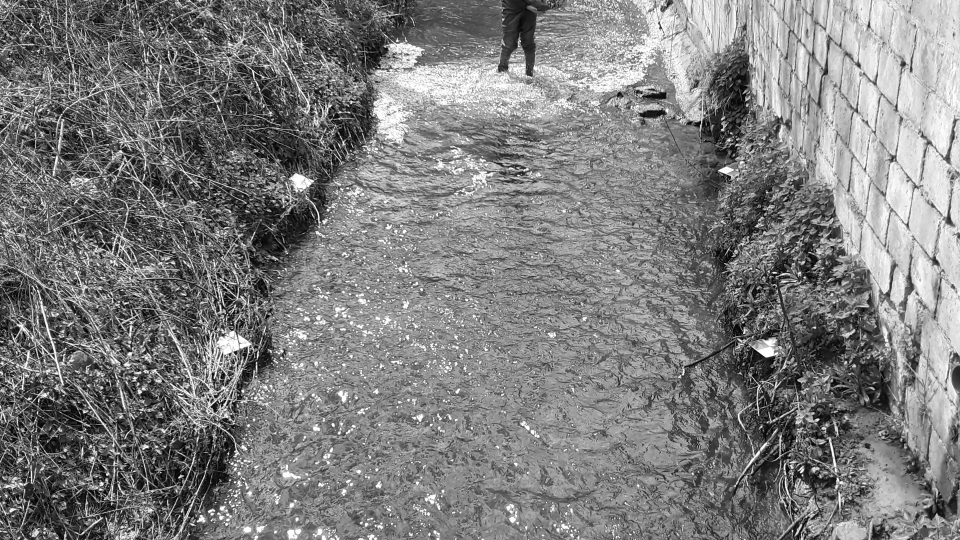
#> input picture dev/stabilisation_trials/first_frame.png, 1920 x 1080 px (shown at 1/2 size)
$ python sift_stabilization.py   (older library calls are emulated)
#> lines starting #> are read from the running program, lines starting #| are printed output that depends on the picture; after the words box and inside, x2 and y2 are one past the last pixel; in counts of white or black regions, pixels touching at a corner belong together
import cv2
import numpy as np
import matplotlib.pyplot as plt
import os
#os.environ["QT_QPA_PLATFORM"] = "xorg"
#os.environ["QT_DEBUG_PLUGINS"] = "1"


def sift_detector(new_image, image_template,show_img=False,show_kp=False):
    #image1 = cv2.cvtColor(new_image, cv2.COLOR_BGR2GRAY)
    image1 = new_image
    image2 = image_template


    # Create SIFT detector object
    sift = cv2.SIFT_create()
    # Obtain the keypoints and descriptors using SIFT
    keypoints_1, descriptors_1 = sift.detectAndCompute(image1, None)
    keypoints_2, descriptors_2 = sift.detectAndCompute(image2, None)
    if show_kp:
    	img_1 = cv2.drawKeypoints(image1,keypoints_1,image1)
    	img_2 = cv2.drawKeypoints(image2,keypoints_2,image2)
    	plt.imshow(img_1)
    	plt.show()
    	plt.imshow(img_2)
    	plt.show()

    # Create the Flann Matcher object
    FLANN_INDEX_KDTREE = 0
    index_params = dict(algorithm = FLANN_INDEX_KDTREE, trees = 3)
    search_params = dict(checks = 100)
    flann = cv2.FlannBasedMatcher(index_params, search_params)
    matches = flann.knnMatch(descriptors_1, descriptors_2, k=2)

    # Store good matches using Lowe's ratio test
    good_matches = []
    matchesMask = [[0,0] for i in range(len(matches))]
    for i,(m,n) in enumerate(matches):
        if m.distance < 0.96 * n.distance:
            good_matches.append(m)
            matchesMask[i]=[1,0]


    # Show the matches
    draw_params = dict(matchColor = (0,255,0),
                   singlePointColor = (255,0,0),
                   matchesMask = matchesMask,
                   flags = cv2.DrawMatchesFlags_DEFAULT)
    img3 = cv2.drawMatchesKnn(image1,keypoints_1,image2,keypoints_2,matches,None,**draw_params)
    plt.imshow(img3)
    plt.show()

    return len(good_matches), matches

#
#	Load images and video and crop the ROI
#

# Load the video and extract first frame
frame = cv2.imread('first_frame.png', cv2.CV_32F)
#> frame is the input picture: shape (1080, 1920, 3); min 0, max 255, mean 125.9
height, width = frame.shape[:2]
#> height = 1080; width = 1920
frame_gr = cv2.cvtColor(frame, cv2.COLOR_BGR2GRAY)

# Load our image template, this is our reference image
image_template = cv2.imread('damier.png', cv2.CV_32F)
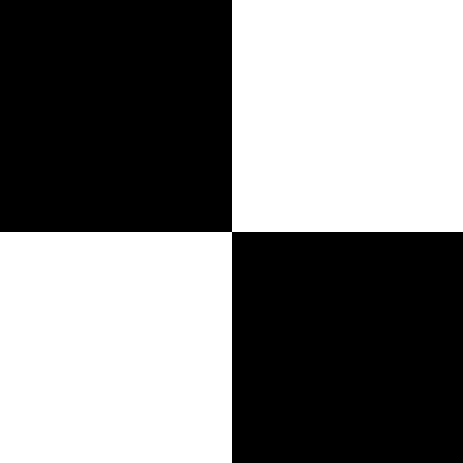
#> input picture dev/stabilisation_trials/damier.png, 463 x 463 px
#> image_template is the input picture: shape (463, 463, 3); 50% white; 1 white region, box (x1, y1, x2, y2) and area: (0, 0, 463, 463) 107184
bigger = cv2.resize(image_template, (100, 100))
#> bigger: shape (100, 100, 3); 50% white; 1 white region, box (x1, y1, x2, y2) and area: (0, 0, 100, 100) 5000
gray1 = cv2.cvtColor(bigger, cv2.COLOR_BGR2GRAY)


# Define ROI Box Dimensions
top_left_x = int (2*width/3) + 140
#> top_left_x = 1420
top_left_y = int (height/3)
#> top_left_y = 360
bottom_right_x = int (4*width/5) + 40
#> bottom_right_x = 1576
bottom_right_y = int (height/4)
#> bottom_right_y = 270


# Crop window of observation we defined above
cropped = frame_gr[bottom_right_y:top_left_y , top_left_x:bottom_right_x]
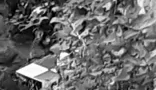
#> cropped: shape (90, 156); min 0, max 255, mean 105.8


# Get number of SIFT matches
num_matches, matches = sift_detector(cropped, gray1,show_img=True,show_kp=True)
#> in sift_detector, `keypoints_1, descriptors_1 = sift.detectAndCompute(image1, None)`: keypoints_1 = 339 keypoints; strongest (x, y, size): (31, 71, 11.4), (46, 4, 1.9), (53, 20, 3.3), (38, 10, 4.5)
#> in sift_detector, `keypoints_2, descriptors_2 = sift.detectAndCompute(image2, None)`: keypoints_2 = 4 keypoints; (x, y, size): (47, 47, 4.5), (47, 47, 4.5), (55, 55, 7), (55, 55, 7)
#> in sift_detector, `img_1 = cv2.drawKeypoints(image1,keypoints_1,image1)`:
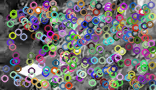
#> img_1: shape (90, 156, 3); mean of channels 0, 1, 2 113.4, 111.9, 115.2; drawn as B, G, R
#> in sift_detector, `matches = flann.knnMatch(descriptors_1, descriptors_2, k=2)`: matches = 339 matches
#> in sift_detector, `matchesMask = [[0,0] for i in range(len(matches))]`: matchesMask = 339 pairs, first value 0 to 0, second value 0 to 0
#> after the loop in sift_detector, `for i,(m,n) in enumerate(matches):`: good_matches = 7 matches; matchesMask = 339 pairs, first value 0 to 1, second value 0 to 0
#> in sift_detector, `draw_params = dict(matchColor = (0,255,0), singlePointColor = (255,0,0..`: draw_params = 4 items
#> in sift_detector, `img3 = cv2.drawMatchesKnn(image1,keypoints_1,image2,keypoints_2,matche..`:
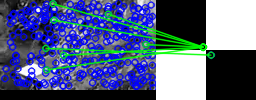
#> img3: shape (100, 256, 3); mean of channels 0, 1, 2 131.1, 94.7, 80.9; drawn as B, G, R
#> num_matches = 7; matches = 339 matches


#
# Wayland errors may be fixed using this to switch to xorg:
#	https://helpdesk.psionline.com/hc/en-gb/articles/13470827149332-How-to-perform-the-switch-from-the-Wayland-display-server-to-Xorg-X11-on-Linux-Ubuntu-22-04-LTS
